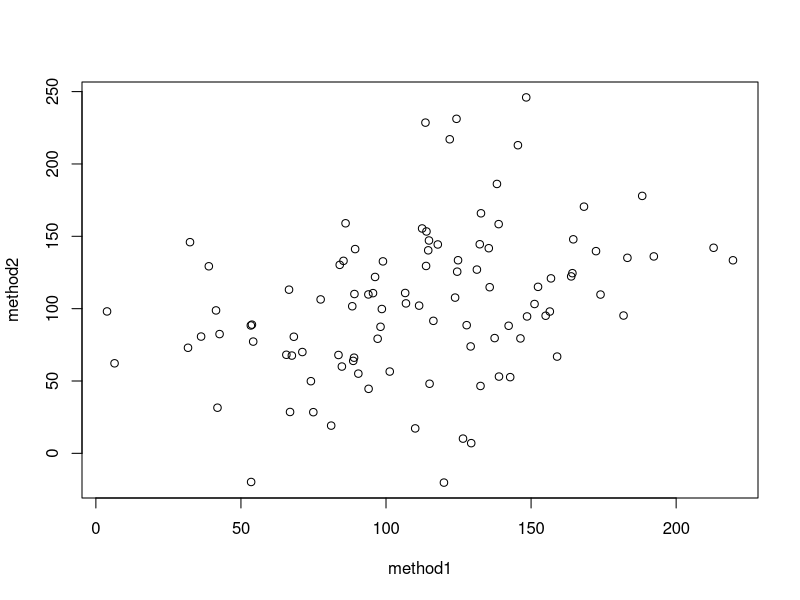
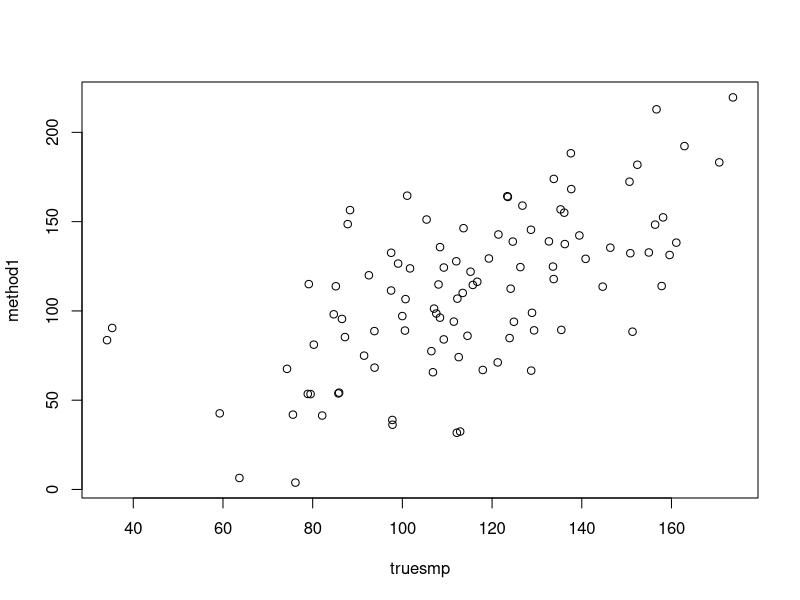
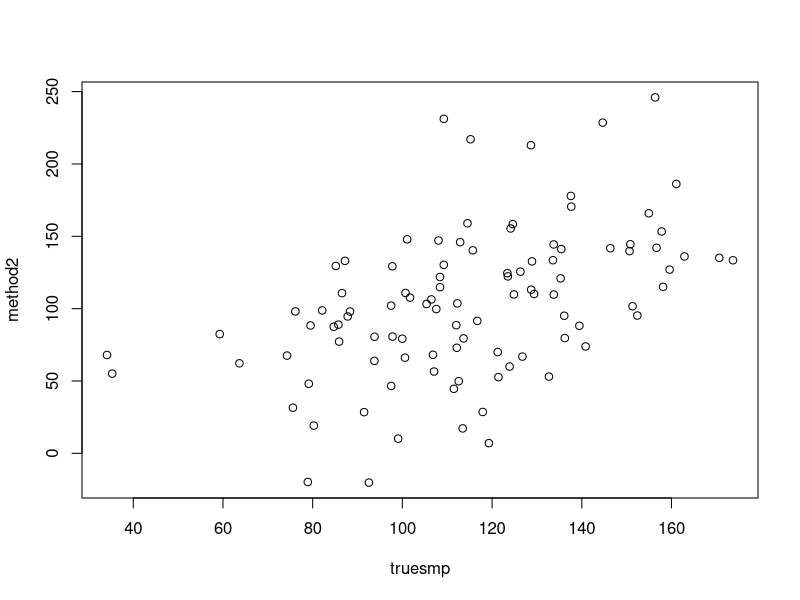

The R source for these figures, in order:
test1<-rep(1,each=100)
test2<-rep(1,each=100) #generate a vector with length=100 and each value equals 1

truesmp<-rnorm(100,mean=120,sd=30)
method1<-truesmp+rnorm(100,mean=0,sd=30)
method2<-truesmp+rnorm(100,mean=0,sd=40)
result<-cat("sample  : ","mean = ",mean(truesmp)," sd = ",sd(truesmp),"\n","method 1: ","mean = ",mean(method1)," sd = ",sd(method1),"\n","method 2: ","mean = ",mean(method2)," sd = ",sd(method2),sep = "")

plot(method1,method2)
plot(truesmp,method1)
plot(truesmp,method2)
cor(method1,method2)
cor(truesmp,method1)
cor(truesmp,method2)
